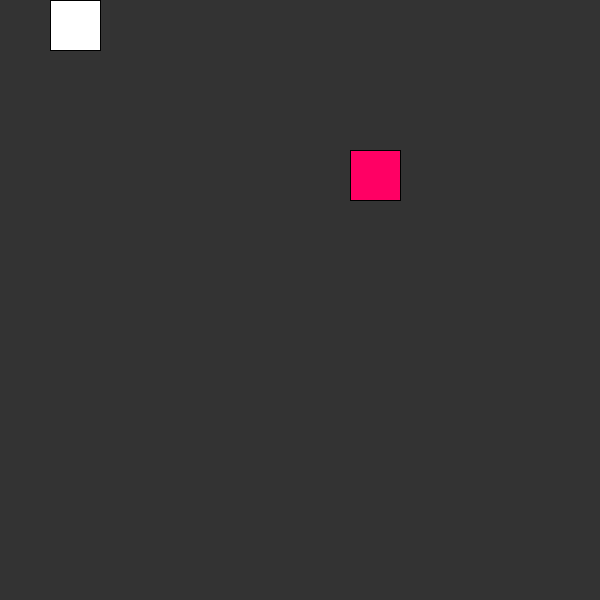
Frame 1 (no input)
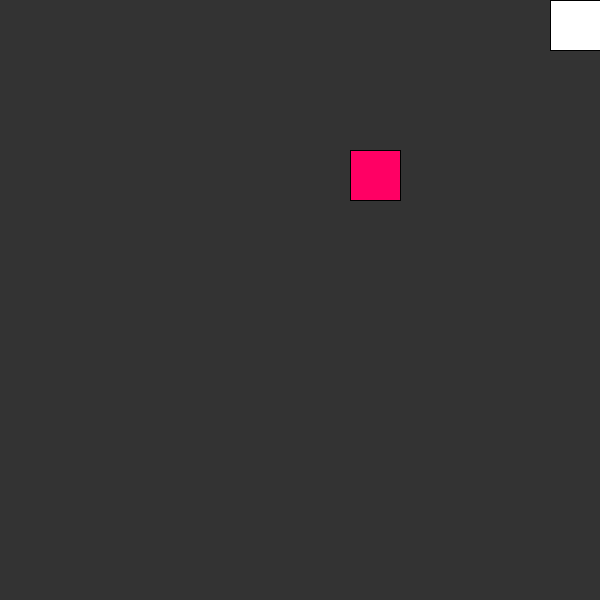
Frame 60 (the mouse pressed at the canvas centre just before this capture)
Frame 120 (the mouse held since frame 60 and released just before this capture): identical to frame 60, image omitted

The Processing sketch that drew these frames (run headless with seeded random() and noise(); from frame 60 on, the mouse is pressed at the canvas centre):

// Processing sketch: game2
// ── game2.pde
class Snake {
  float x = 0;
  float y = 0;
  float xspeed = 1;
  float yspeed = 0;
  int total = 0;
  ArrayList<PVector> tail = new ArrayList<PVector>();                                        //Pvector is a two dimentional vetor. In our example, we will use the vector in order to represent the tail of the sanke.

  

  boolean eat(PVector pos) {
    float d = dist(x, y, pos.x, pos.y);
    if (d < 1) {
      total++;
      return true;
    } else {
      return false;
    }
  }

  void dir(float x, float y) {                                                            //updates direction to the snake
    xspeed = x;
    yspeed = y;
  }

  void death() {                                                                        //clears the tail when the snake hits the wall
    for (int i = 0; i < tail.size(); i++) {                                            //the for loop goes to each cell and clear it;
      PVector pos = tail.get(i);
      float d = dist(x, y, pos.x, pos.y);
      if (d < 1) {
        println("starting over");
        total = 0;
        tail.clear();
      }
    }
  }

  void update() {                                                                     // function that makes the snake move; if we did not have this function, the snake will not move;
    
    if (total > 0) {                                                                  //makes the snake move to the chosen direction; if this if missed, all the cells would look like are part of the snake
      if (total == tail.size() && !tail.isEmpty()) { 
        tail.remove(0);
      }
      tail.add(new PVector(x, y));
    }

    x = x + xspeed*square_size;
    y = y + yspeed*square_size;

    x = constrain(x, 0, width-square_size);                                                  //Constrains the x and y to be between 0 and width-square_size
    y = constrain(y, 0, height-square_size);
  }

  void show() {      
    fill(255);
    for (PVector v : tail) {                                                                  //shows the tail of the snake
      rect(v.x, v.y, square_size, square_size);
    }
    rect(x, y, square_size, square_size);                                                   //shows the head of the snake
  }
}

void pickLocation() {                                                                //this function is used to generate a random position to the "food" cell
  int cols = width/square_size;
  int rows = height/square_size;
  food = new PVector(floor(random(cols)), floor(random(rows)));                       // a new cell of where the "food" will be is picked randomly
  food.mult(square_size);      
}



Snake s;                                                                           //creates the snake snake
int square_size = 50;                                                               //the size of the box

PVector food;                                                                      //creates the vector of the food

void setup() {
  size(600, 600);
  s = new Snake();
  frameRate(10);
  pickLocation();
}



void draw() {
  background(51);

  if (s.eat(food)) {
    pickLocation();
  }
  s.death();            //check if the snake should die
  s.update();           //contantly updates the movement of the snake
  s.show();             //displays the movement of the snake


  fill(255, 0, 100);
  rect(food.x, food.y, square_size, square_size);
}


void keyPressed() {
  if (keyCode == UP) {
    s.dir(0, -1);
  } else if (keyCode == DOWN) {
    s.dir(0, 1);
  } else if (keyCode == RIGHT) {
    s.dir(1, 0);
  } else if (keyCode == LEFT) {
    s.dir(-1, 0);
  }
}
